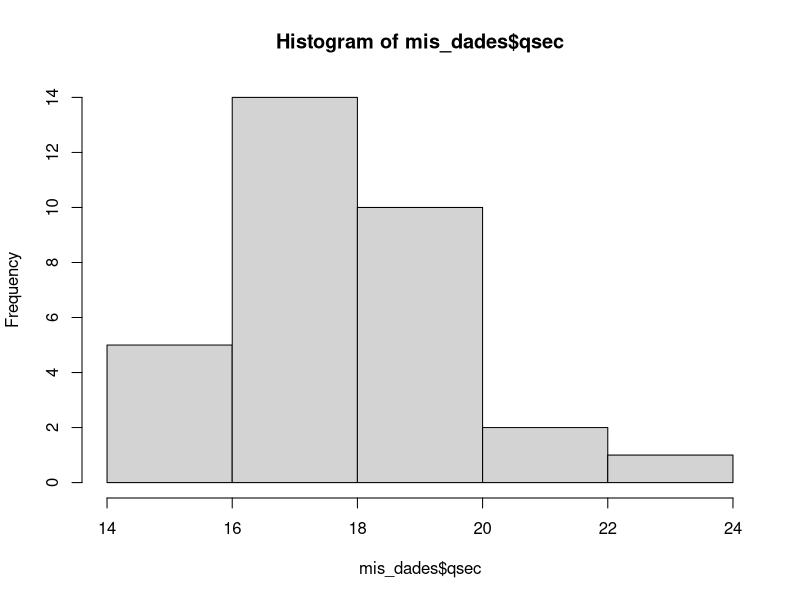
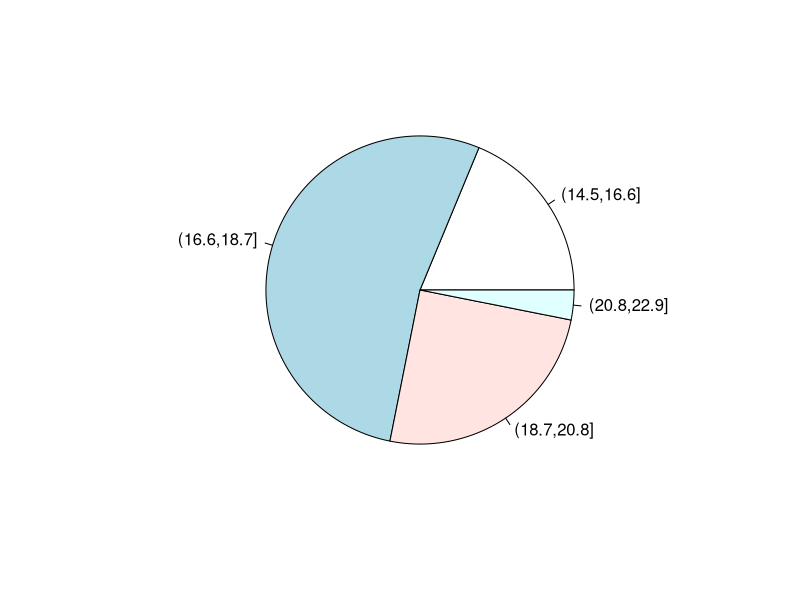
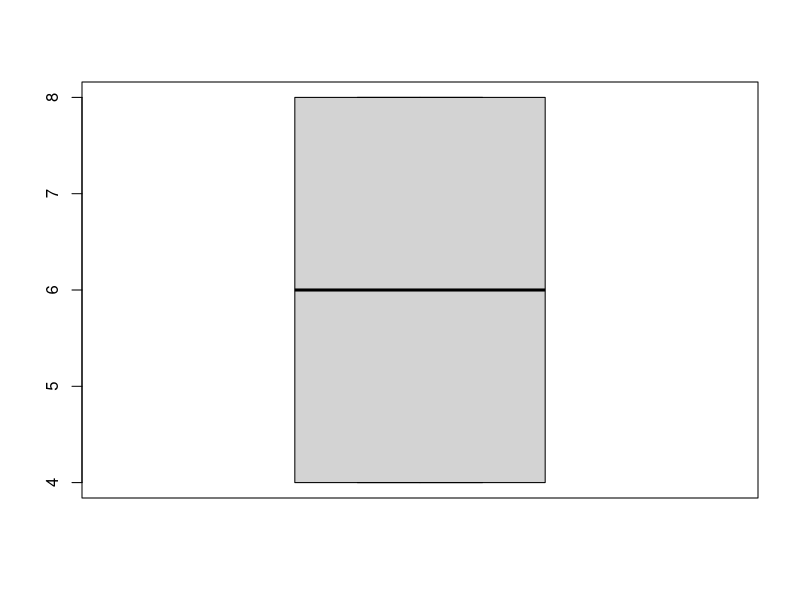

The R script that drew these images, in order:
#Codigo para problema 1

mis_dades <- mtcars                               #definir variables

qsec_intervals <- cut(mis_dades$qsec,breaks = 4)  #cut. dividir en break intervals
table(qsec_intervals)                             #conta repeticions de llistes
hist(mis_dades$qsec,breaks = 4)                   #gaficar histograma
mitj <- mean(mis_dades$qsec)                      #mitjana


#taula freq
table(qsec_intervals)
sum(table(qsec_intervals))              #suma de valors del vector
freq_rel <- table(qsec_intervals)/32
pie(freq_rel)                           #graficar formatget
cumsum(table(qsec_intervals))           #suma acomulada

sort(mis_dades$drat)        #ordenar   $per agafar columna drat
median(mis_dades$drat)      #mediana

quantile(mis_dades$drat)            #mediana al 25 i 75%
quantile(mis_dades$drat,0.25) 

quantile(mis_dades$mpg,0.18)        #valor que no superen el 18% dels observats
sort(mis_dades$mpg)

ni <- table(qsec_intervals)
fi <- ni/(sum(ni))
Ni <- cumsum(table(qsec_intervals))
Fi <- cumsum(ni/(sum(ni)))

cbind(ni,fi,Ni,Fi)                #fer taula de les llistes (...)

IQR(mis_dades$cyl)       #rango interquantil
quantile(mis_dades$cyl,0.75) - quantile(mis_dades$cyl,0.25)
boxplot(mis_dades$cyl)

sd(mis_dades$cyl)              #desviació típica (corregida)
var(mis_dades$cyl)             #variança mostral (error quadratic)  sd^2
